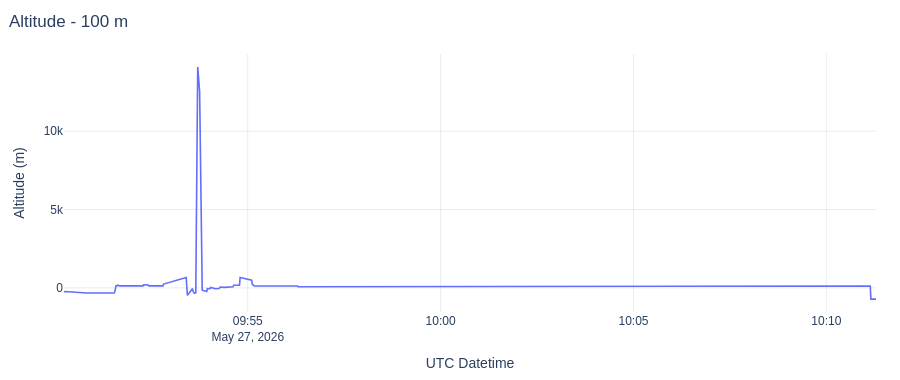

Notebook code for this chart:
### Code cell
fig = go.Figure()
fig.add_trace(line_trace(df_q40, "ts", "alt", "Q40"))

fig.update_yaxes(title_text="Altitude (m)")
style_plot(fig, "Altitude - 100 m", height=380)
fig.show(config=plot_config)

### Figure 1 — Plotly figure (JSON) as saved in the notebook; plotly's stock layout.template omitted (floating-point values rounded to 4 significant figures; data arrays with more than 128 entries replaced by an {"elided": "..."} marker saying what was removed)
{"data": [{"hovertemplate": "%{fullData.name}<br>x: %{x|%Y-%m-%d %H:%M:%S}<br>y: %{y:.8g}<extra></extra>", "line": {"width": 1.6}, "mode": "lines", "name": "Q40", "type": "scatter", "x": {"elided": "1226 str values"}, "y": {"elided": "1226 float values"}}], "layout": {"font": {"family": "Arial, sans-serif", "size": 12}, "height": 380, "hovermode": "x unified", "legend": {"orientation": "h", "x": 1, "xanchor": "right", "y": 1.02, "yanchor": "bottom"}, "margin": {"b": 48, "l": 64, "r": 24, "t": 54}, "title": {"text": "Altitude - 100 m", "x": 0.01, "xanchor": "left"}, "xaxis": {"gridcolor": "rgba(0,0,0,0.08)", "showgrid": true, "showspikes": true, "spikecolor": "rgba(0,0,0,0.45)", "spikemode": "across", "spikesnap": "cursor", "spikethickness": 1, "title": {"text": "UTC Datetime"}}, "yaxis": {"gridcolor": "rgba(0,0,0,0.08)", "showgrid": true, "showspikes": true, "spikecolor": "rgba(0,0,0,0.45)", "spikemode": "across", "spikesnap": "cursor", "spikethickness": 1, "title": {"text": "Altitude (m)"}, "zeroline": false}}}
